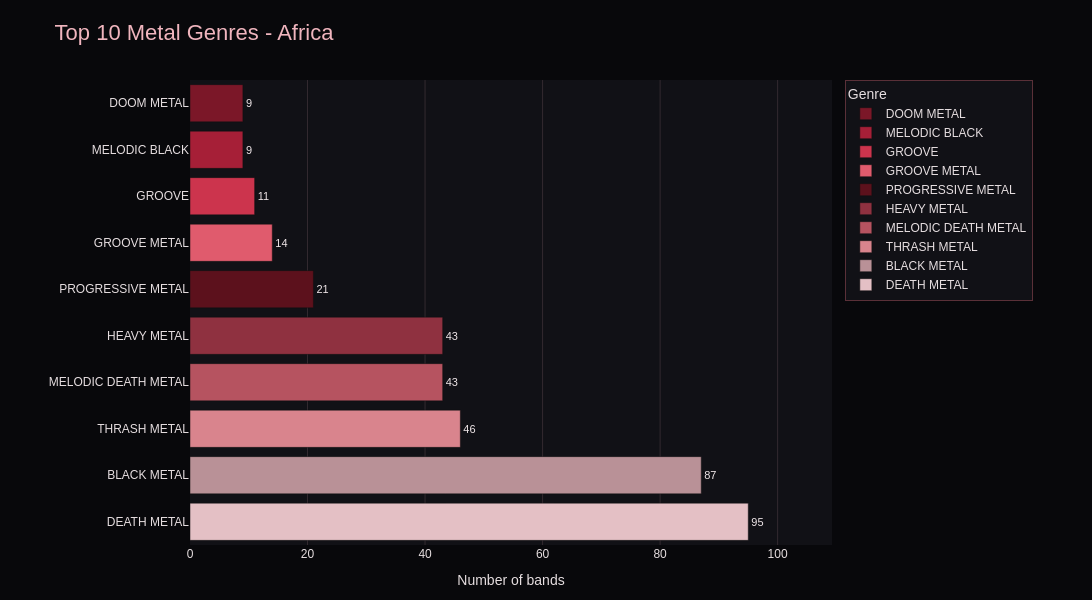
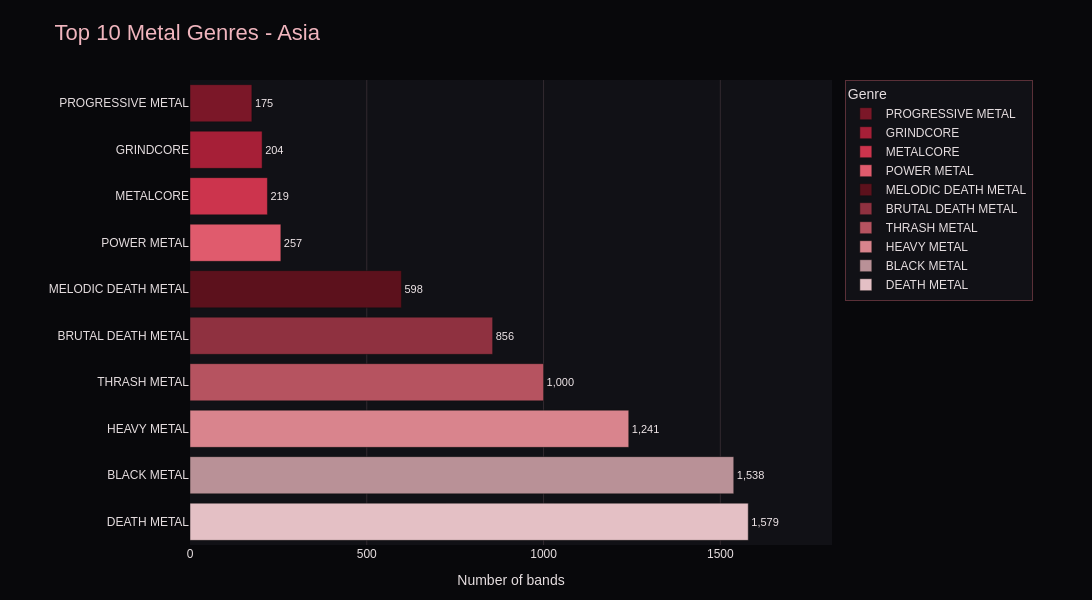
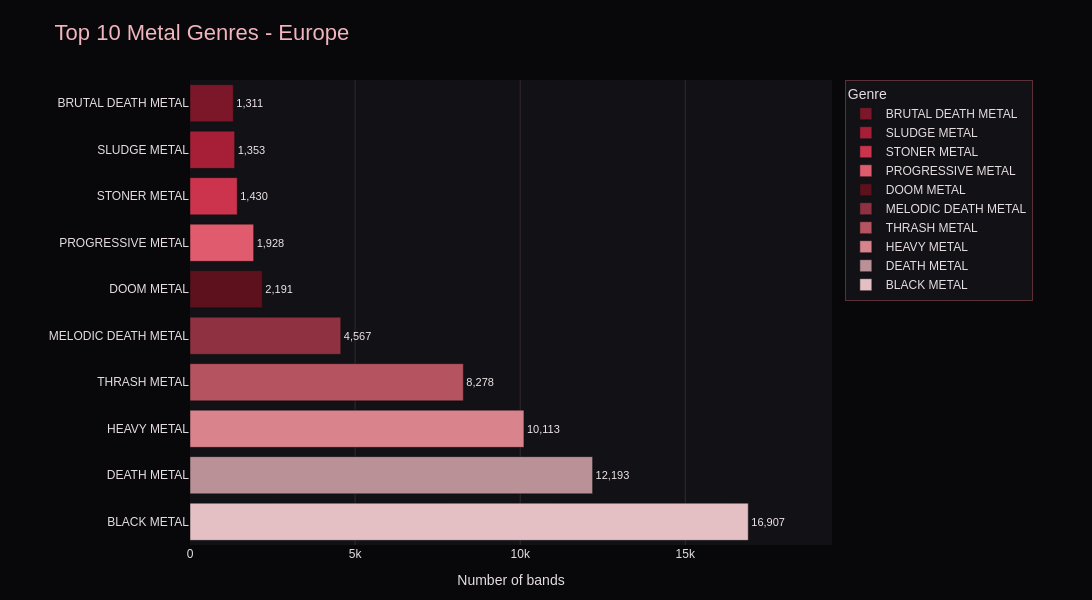
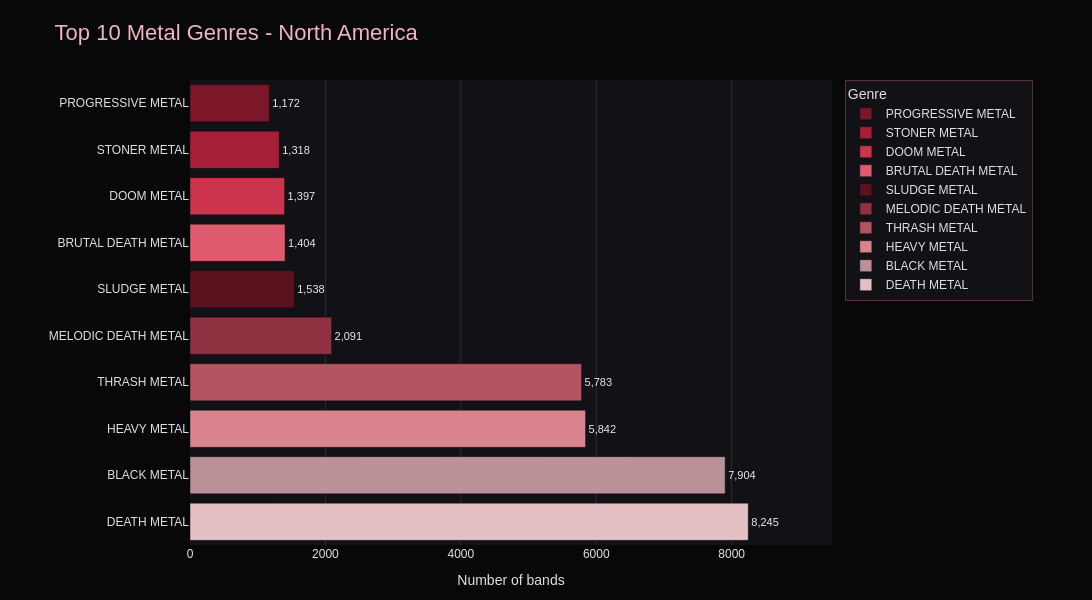

Source (notebook cell) for these figures, in order:
### Markdown cell above
## TOP 10 GENRES BY CONTINENT

### Code cell
# Analyze geographic continents only; exclude non-geographic labels.
continents_for_analysis = [
    "Africa", "Asia", "Europe", "North America", "Oceania", "South America",
]

# Remove missing labels and non-positive counts before aggregation.
bands_for_continent_analysis = bands_with_continent.loc[
    bands_with_continent["Continent"].isin(continents_for_analysis)
    & bands_with_continent["Genre"].notna()
    & bands_with_continent["Genre"].str.strip().ne("")
    & bands_with_continent["COUNTER"].notna()
    & bands_with_continent["COUNTER"].gt(0)
]

# Sum band counts by continent and genre.
continent_genre_totals = (
    bands_for_continent_analysis
    .groupby(["Continent", "Genre"], as_index=False)["COUNTER"]
    .sum()
)

# Rank genres per continent and keep the ten highest counts.
top10_genres_by_continent = (
    continent_genre_totals
    .sort_values(
        ["Continent", "COUNTER", "Genre"],
        ascending=[True, False, True],
    )
    .groupby("Continent", sort=False, group_keys=False)
    .head(10)
    .reset_index(drop=True)
)

display(top10_genres_by_continent)

top10_chart_data = top10_genres_by_continent.loc[
    top10_genres_by_continent["Continent"].notna()
    & top10_genres_by_continent["Genre"].notna()
    & top10_genres_by_continent["Genre"].str.strip().ne("")
    & top10_genres_by_continent["COUNTER"].notna()
    & top10_genres_by_continent["COUNTER"].gt(0)
].sort_values(
    ["Continent", "COUNTER", "Genre"],
    ascending=[True, True, True],
)

# Draw a separate chart with its own genre legend for each continent.
metal_palette = [
    "#7B1728", "#A61F37", "#CC344D", "#E05B6D", "#5C111C",
    "#8F3140", "#B65360", "#D9848D", "#B99197", "#E4C0C5",
]
top10_continent_figures = {}

for continent in continents_for_analysis:
    continent_plot_data = top10_chart_data.loc[
        top10_chart_data["Continent"].eq(continent)
    ].sort_values(["COUNTER", "Genre"], ascending=[True, True])
    if continent_plot_data.empty:
        raise ValueError(f"No chart data available for {continent}.")

    continent_fig = px.bar(
        continent_plot_data,
        x="COUNTER",
        y="Genre",
        orientation="h",
        color="Genre",
        color_discrete_sequence=metal_palette,
        text="COUNTER",
        custom_data=["Continent"],
        category_orders={"Genre": continent_plot_data["Genre"].tolist()},
        labels={"COUNTER": "Number of bands", "Genre": "Genre"},
        title=f"Top 10 Metal Genres - {continent}",
    )
    continent_fig.update_traces(
        texttemplate="%{x:,}",
        textposition="outside",
        textfont=dict(color="#F0E7E9", size=11),
        cliponaxis=False,
        hovertemplate="<b>%{y}</b><br>Continent: %{customdata[0]}<br>Number of bands: %{x:,}<extra></extra>",
    )
    continent_fig.update_layout(
        template="plotly_dark",
        paper_bgcolor="#08080B",
        plot_bgcolor="#111116",
        font=dict(family="Arial", size=12, color="#E6DEE0"),
        title=dict(font=dict(size=22, color="#F0B5BE")),
        width=1100,
        height=600,
        margin=dict(l=190, r=260, t=80, b=55),
        legend=dict(
            title="Genre",
            x=1.02,
            y=1,
            xanchor="left",
            yanchor="top",
            bgcolor="#111116",
            bordercolor="#5A3038",
            borderwidth=1,
        ),
    )
    continent_fig.update_xaxes(
        title="Number of bands",
        range=[0, continent_plot_data["COUNTER"].max() * 1.15],
        showgrid=True,
        gridcolor="#332A30",
        zeroline=False,
    )
    continent_fig.update_yaxes(showgrid=False, title=None)
    top10_continent_figures[continent] = continent_fig
    continent_fig.show()

### Figure 1 — Plotly figure (JSON) as saved in the notebook; plotly's stock layout.template omitted (floating-point values rounded to 4 significant figures)
{"data": [{"cliponaxis": false, "customdata": [["Africa"]], "hovertemplate": "<b>%{y}</b><br>Continent: %{customdata[0]}<br>Number of bands: %{x:,}<extra></extra>", "legendgroup": "DOOM METAL", "marker": {"color": "#7B1728", "pattern": {"shape": ""}}, "name": "DOOM METAL", "orientation": "h", "showlegend": true, "text": [9.0], "textfont": {"color": "#F0E7E9", "size": 11}, "textposition": "outside", "texttemplate": "%{x:,}", "type": "bar", "x": [9], "xaxis": "x", "y": ["DOOM METAL"], "yaxis": "y"}, {"cliponaxis": false, "customdata": [["Africa"]], "hovertemplate": "<b>%{y}</b><br>Continent: %{customdata[0]}<br>Number of bands: %{x:,}<extra></extra>", "legendgroup": "MELODIC BLACK", "marker": {"color": "#A61F37", "pattern": {"shape": ""}}, "name": "MELODIC BLACK", "orientation": "h", "showlegend": true, "text": [9.0], "textfont": {"color": "#F0E7E9", "size": 11}, "textposition": "outside", "texttemplate": "%{x:,}", "type": "bar", "x": [9], "xaxis": "x", "y": ["MELODIC BLACK"], "yaxis": "y"}, {"cliponaxis": false, "customdata": [["Africa"]], "hovertemplate": "<b>%{y}</b><br>Continent: %{customdata[0]}<br>Number of bands: %{x:,}<extra></extra>", "legendgroup": "GROOVE", "marker": {"color": "#CC344D", "pattern": {"shape": ""}}, "name": "GROOVE", "orientation": "h", "showlegend": true, "text": [11.0], "textfont": {"color": "#F0E7E9", "size": 11}, "textposition": "outside", "texttemplate": "%{x:,}", "type": "bar", "x": [11], "xaxis": "x", "y": ["GROOVE"], "yaxis": "y"}, {"cliponaxis": false, "customdata": [["Africa"]], "hovertemplate": "<b>%{y}</b><br>Continent: %{customdata[0]}<br>Number of bands: %{x:,}<extra></extra>", "legendgroup": "GROOVE METAL", "marker": {"color": "#E05B6D", "pattern": {"shape": ""}}, "name": "GROOVE METAL", "orientation": "h", "showlegend": true, "text": [14.0], "textfont": {"color": "#F0E7E9", "size": 11}, "textposition": "outside", "texttemplate": "%{x:,}", "type": "bar", "x": [14], "xaxis": "x", "y": ["GROOVE METAL"], "yaxis": "y"}, {"cliponaxis": false, "customdata": [["Africa"]], "hovertemplate": "<b>%{y}</b><br>Continent: %{customdata[0]}<br>Number of bands: %{x:,}<extra></extra>", "legendgroup": "PROGRESSIVE METAL", "marker": {"color": "#5C111C", "pattern": {"shape": ""}}, "name": "PROGRESSIVE METAL", "orientation": "h", "showlegend": true, "text": [21.0], "textfont": {"color": "#F0E7E9", "size": 11}, "textposition": "outside", "texttemplate": "%{x:,}", "type": "bar", "x": [21], "xaxis": "x", "y": ["PROGRESSIVE METAL"], "yaxis": "y"}, {"cliponaxis": false, "customdata": [["Africa"]], "hovertemplate": "<b>%{y}</b><br>Continent: %{customdata[0]}<br>Number of bands: %{x:,}<extra></extra>", "legendgroup": "HEAVY METAL", "marker": {"color": "#8F3140", "pattern": {"shape": ""}}, "name": "HEAVY METAL", "orientation": "h", "showlegend": true, "text": [43.0], "textfont": {"color": "#F0E7E9", "size": 11}, "textposition": "outside", "texttemplate": "%{x:,}", "type": "bar", "x": [43], "xaxis": "x", "y": ["HEAVY METAL"], "yaxis": "y"}, {"cliponaxis": false, "customdata": [["Africa"]], "hovertemplate": "<b>%{y}</b><br>Continent: %{customdata[0]}<br>Number of bands: %{x:,}<extra></extra>", "legendgroup": "MELODIC DEATH METAL", "marker": {"color": "#B65360", "pattern": {"shape": ""}}, "name": "MELODIC DEATH METAL", "orientation": "h", "showlegend": true, "text": [43.0], "textfont": {"color": "#F0E7E9", "size": 11}, "textposition": "outside", "texttemplate": "%{x:,}", "type": "bar", "x": [43], "xaxis": "x", "y": ["MELODIC DEATH METAL"], "yaxis": "y"}, {"cliponaxis": false, "customdata": [["Africa"]], "hovertemplate": "<b>%{y}</b><br>Continent: %{customdata[0]}<br>Number of bands: %{x:,}<extra></extra>", "legendgroup": "THRASH METAL", "marker": {"color": "#D9848D", "pattern": {"shape": ""}}, "name": "THRASH METAL", "orientation": "h", "showlegend": true, "text": [46.0], "textfont": {"color": "#F0E7E9", "size": 11}, "textposition": "outside", "texttemplate": "%{x:,}", "type": "bar", "x": [46], "xaxis": "x", "y": ["THRASH METAL"], "yaxis": "y"}, {"cliponaxis": false, "customdata": [["Africa"]], "hovertemplate": "<b>%{y}</b><br>Continent: %{customdata[0]}<br>Number of bands: %{x:,}<extra></extra>", "legendgroup": "BLACK METAL", "marker": {"color": "#B99197", "pattern": {"shape": ""}}, "name": "BLACK METAL", "orientation": "h", "showlegend": true, "text": [87.0], "textfont": {"color": "#F0E7E9", "size": 11}, "textposition": "outside", "texttemplate": "%{x:,}", "type": "bar", "x": [87], "xaxis": "x", "y": ["BLACK METAL"], "yaxis": "y"}, {"cliponaxis": false, "customdata": [["Africa"]], "hovertemplate": "<b>%{y}</b><br>Continent: %{customdata[0]}<br>Number of bands: %{x:,}<extra></extra>", "legendgroup": "DEATH METAL", "marker": {"color": "#E4C0C5", "pattern": {"shape": ""}}, "name": "DEATH METAL", "orientation": "h", "showlegend": true, "text": [95.0], "textfont": {"color": "#F0E7E9", "size": 11}, "textposition": "outside", "texttemplate": "%{x:,}", "type": "bar", "x": [95], "xaxis": "x", "y": ["DEATH METAL"], "yaxis": "y"}], "layout": {"barmode": "relative", "font": {"color": "#E6DEE0", "family": "Arial", "size": 12}, "height": 600, "legend": {"bgcolor": "#111116", "bordercolor": "#5A3038", "borderwidth": 1, "title": {"text": "Genre"}, "tracegroupgap": 0, "x": 1.02, "xanchor": "left", "y": 1, "yanchor": "top"}, "margin": {"b": 55, "l": 190, "r": 260, "t": 80}, "paper_bgcolor": "#08080B", "plot_bgcolor": "#111116", "title": {"font": {"color": "#F0B5BE", "size": 22}, "text": "Top 10 Metal Genres - Africa"}, "width": 1100, "xaxis": {"anchor": "y", "domain": [0, 1], "gridcolor": "#332A30", "range": [0, 109.2], "showgrid": true, "title": {"text": "Number of bands"}, "zeroline": false}, "yaxis": {"anchor": "x", "categoryarray": ["DEATH METAL", "BLACK METAL", "THRASH METAL", "MELODIC DEATH METAL", "HEAVY METAL", "PROGRESSIVE METAL", "GROOVE METAL", "GROOVE", "MELODIC BLACK", "DOOM METAL"], "categoryorder": "array", "domain": [0, 1], "showgrid": false, "title": {}}}}

### Figure 2 — Plotly figure (JSON) as saved in the notebook; plotly's stock layout.template omitted (floating-point values rounded to 4 significant figures)
{"data": [{"cliponaxis": false, "customdata": [["Asia"]], "hovertemplate": "<b>%{y}</b><br>Continent: %{customdata[0]}<br>Number of bands: %{x:,}<extra></extra>", "legendgroup": "PROGRESSIVE METAL", "marker": {"color": "#7B1728", "pattern": {"shape": ""}}, "name": "PROGRESSIVE METAL", "orientation": "h", "showlegend": true, "text": [175.0], "textfont": {"color": "#F0E7E9", "size": 11}, "textposition": "outside", "texttemplate": "%{x:,}", "type": "bar", "x": [175], "xaxis": "x", "y": ["PROGRESSIVE METAL"], "yaxis": "y"}, {"cliponaxis": false, "customdata": [["Asia"]], "hovertemplate": "<b>%{y}</b><br>Continent: %{customdata[0]}<br>Number of bands: %{x:,}<extra></extra>", "legendgroup": "GRINDCORE", "marker": {"color": "#A61F37", "pattern": {"shape": ""}}, "name": "GRINDCORE", "orientation": "h", "showlegend": true, "text": [204.0], "textfont": {"color": "#F0E7E9", "size": 11}, "textposition": "outside", "texttemplate": "%{x:,}", "type": "bar", "x": [204], "xaxis": "x", "y": ["GRINDCORE"], "yaxis": "y"}, {"cliponaxis": false, "customdata": [["Asia"]], "hovertemplate": "<b>%{y}</b><br>Continent: %{customdata[0]}<br>Number of bands: %{x:,}<extra></extra>", "legendgroup": "METALCORE", "marker": {"color": "#CC344D", "pattern": {"shape": ""}}, "name": "METALCORE", "orientation": "h", "showlegend": true, "text": [219.0], "textfont": {"color": "#F0E7E9", "size": 11}, "textposition": "outside", "texttemplate": "%{x:,}", "type": "bar", "x": [219], "xaxis": "x", "y": ["METALCORE"], "yaxis": "y"}, {"cliponaxis": false, "customdata": [["Asia"]], "hovertemplate": "<b>%{y}</b><br>Continent: %{customdata[0]}<br>Number of bands: %{x:,}<extra></extra>", "legendgroup": "POWER METAL", "marker": {"color": "#E05B6D", "pattern": {"shape": ""}}, "name": "POWER METAL", "orientation": "h", "showlegend": true, "text": [257.0], "textfont": {"color": "#F0E7E9", "size": 11}, "textposition": "outside", "texttemplate": "%{x:,}", "type": "bar", "x": [257], "xaxis": "x", "y": ["POWER METAL"], "yaxis": "y"}, {"cliponaxis": false, "customdata": [["Asia"]], "hovertemplate": "<b>%{y}</b><br>Continent: %{customdata[0]}<br>Number of bands: %{x:,}<extra></extra>", "legendgroup": "MELODIC DEATH METAL", "marker": {"color": "#5C111C", "pattern": {"shape": ""}}, "name": "MELODIC DEATH METAL", "orientation": "h", "showlegend": true, "text": [598.0], "textfont": {"color": "#F0E7E9", "size": 11}, "textposition": "outside", "texttemplate": "%{x:,}", "type": "bar", "x": [598], "xaxis": "x", "y": ["MELODIC DEATH METAL"], "yaxis": "y"}, {"cliponaxis": false, "customdata": [["Asia"]], "hovertemplate": "<b>%{y}</b><br>Continent: %{customdata[0]}<br>Number of bands: %{x:,}<extra></extra>", "legendgroup": "BRUTAL DEATH METAL", "marker": {"color": "#8F3140", "pattern": {"shape": ""}}, "name": "BRUTAL DEATH METAL", "orientation": "h", "showlegend": true, "text": [856.0], "textfont": {"color": "#F0E7E9", "size": 11}, "textposition": "outside", "texttemplate": "%{x:,}", "type": "bar", "x": [856], "xaxis": "x", "y": ["BRUTAL DEATH METAL"], "yaxis": "y"}, {"cliponaxis": false, "customdata": [["Asia"]], "hovertemplate": "<b>%{y}</b><br>Continent: %{customdata[0]}<br>Number of bands: %{x:,}<extra></extra>", "legendgroup": "THRASH METAL", "marker": {"color": "#B65360", "pattern": {"shape": ""}}, "name": "THRASH METAL", "orientation": "h", "showlegend": true, "text": [1000.0], "textfont": {"color": "#F0E7E9", "size": 11}, "textposition": "outside", "texttemplate": "%{x:,}", "type": "bar", "x": [1000], "xaxis": "x", "y": ["THRASH METAL"], "yaxis": "y"}, {"cliponaxis": false, "customdata": [["Asia"]], "hovertemplate": "<b>%{y}</b><br>Continent: %{customdata[0]}<br>Number of bands: %{x:,}<extra></extra>", "legendgroup": "HEAVY METAL", "marker": {"color": "#D9848D", "pattern": {"shape": ""}}, "name": "HEAVY METAL", "orientation": "h", "showlegend": true, "text": [1241.0], "textfont": {"color": "#F0E7E9", "size": 11}, "textposition": "outside", "texttemplate": "%{x:,}", "type": "bar", "x": [1241], "xaxis": "x", "y": ["HEAVY METAL"], "yaxis": "y"}, {"cliponaxis": false, "customdata": [["Asia"]], "hovertemplate": "<b>%{y}</b><br>Continent: %{customdata[0]}<br>Number of bands: %{x:,}<extra></extra>", "legendgroup": "BLACK METAL", "marker": {"color": "#B99197", "pattern": {"shape": ""}}, "name": "BLACK METAL", "orientation": "h", "showlegend": true, "text": [1538.0], "textfont": {"color": "#F0E7E9", "size": 11}, "textposition": "outside", "texttemplate": "%{x:,}", "type": "bar", "x": [1538], "xaxis": "x", "y": ["BLACK METAL"], "yaxis": "y"}, {"cliponaxis": false, "customdata": [["Asia"]], "hovertemplate": "<b>%{y}</b><br>Continent: %{customdata[0]}<br>Number of bands: %{x:,}<extra></extra>", "legendgroup": "DEATH METAL", "marker": {"color": "#E4C0C5", "pattern": {"shape": ""}}, "name": "DEATH METAL", "orientation": "h", "showlegend": true, "text": [1579.0], "textfont": {"color": "#F0E7E9", "size": 11}, "textposition": "outside", "texttemplate": "%{x:,}", "type": "bar", "x": [1579], "xaxis": "x", "y": ["DEATH METAL"], "yaxis": "y"}], "layout": {"barmode": "relative", "font": {"color": "#E6DEE0", "family": "Arial", "size": 12}, "height": 600, "legend": {"bgcolor": "#111116", "bordercolor": "#5A3038", "borderwidth": 1, "title": {"text": "Genre"}, "tracegroupgap": 0, "x": 1.02, "xanchor": "left", "y": 1, "yanchor": "top"}, "margin": {"b": 55, "l": 190, "r": 260, "t": 80}, "paper_bgcolor": "#08080B", "plot_bgcolor": "#111116", "title": {"font": {"color": "#F0B5BE", "size": 22}, "text": "Top 10 Metal Genres - Asia"}, "width": 1100, "xaxis": {"anchor": "y", "domain": [0, 1], "gridcolor": "#332A30", "range": [0, 1816.0], "showgrid": true, "title": {"text": "Number of bands"}, "zeroline": false}, "yaxis": {"anchor": "x", "categoryarray": ["DEATH METAL", "BLACK METAL", "HEAVY METAL", "THRASH METAL", "BRUTAL DEATH METAL", "MELODIC DEATH METAL", "POWER METAL", "METALCORE", "GRINDCORE", "PROGRESSIVE METAL"], "categoryorder": "array", "domain": [0, 1], "showgrid": false, "title": {}}}}

### Figure 3 — Plotly figure (JSON) as saved in the notebook; plotly's stock layout.template omitted (floating-point values rounded to 4 significant figures)
{"data": [{"cliponaxis": false, "customdata": [["Europe"]], "hovertemplate": "<b>%{y}</b><br>Continent: %{customdata[0]}<br>Number of bands: %{x:,}<extra></extra>", "legendgroup": "BRUTAL DEATH METAL", "marker": {"color": "#7B1728", "pattern": {"shape": ""}}, "name": "BRUTAL DEATH METAL", "orientation": "h", "showlegend": true, "text": [1311.0], "textfont": {"color": "#F0E7E9", "size": 11}, "textposition": "outside", "texttemplate": "%{x:,}", "type": "bar", "x": [1311], "xaxis": "x", "y": ["BRUTAL DEATH METAL"], "yaxis": "y"}, {"cliponaxis": false, "customdata": [["Europe"]], "hovertemplate": "<b>%{y}</b><br>Continent: %{customdata[0]}<br>Number of bands: %{x:,}<extra></extra>", "legendgroup": "SLUDGE METAL", "marker": {"color": "#A61F37", "pattern": {"shape": ""}}, "name": "SLUDGE METAL", "orientation": "h", "showlegend": true, "text": [1353.0], "textfont": {"color": "#F0E7E9", "size": 11}, "textposition": "outside", "texttemplate": "%{x:,}", "type": "bar", "x": [1353], "xaxis": "x", "y": ["SLUDGE METAL"], "yaxis": "y"}, {"cliponaxis": false, "customdata": [["Europe"]], "hovertemplate": "<b>%{y}</b><br>Continent: %{customdata[0]}<br>Number of bands: %{x:,}<extra></extra>", "legendgroup": "STONER METAL", "marker": {"color": "#CC344D", "pattern": {"shape": ""}}, "name": "STONER METAL", "orientation": "h", "showlegend": true, "text": [1430.0], "textfont": {"color": "#F0E7E9", "size": 11}, "textposition": "outside", "texttemplate": "%{x:,}", "type": "bar", "x": [1430], "xaxis": "x", "y": ["STONER METAL"], "yaxis": "y"}, {"cliponaxis": false, "customdata": [["Europe"]], "hovertemplate": "<b>%{y}</b><br>Continent: %{customdata[0]}<br>Number of bands: %{x:,}<extra></extra>", "legendgroup": "PROGRESSIVE METAL", "marker": {"color": "#E05B6D", "pattern": {"shape": ""}}, "name": "PROGRESSIVE METAL", "orientation": "h", "showlegend": true, "text": [1928.0], "textfont": {"color": "#F0E7E9", "size": 11}, "textposition": "outside", "texttemplate": "%{x:,}", "type": "bar", "x": [1928], "xaxis": "x", "y": ["PROGRESSIVE METAL"], "yaxis": "y"}, {"cliponaxis": false, "customdata": [["Europe"]], "hovertemplate": "<b>%{y}</b><br>Continent: %{customdata[0]}<br>Number of bands: %{x:,}<extra></extra>", "legendgroup": "DOOM METAL", "marker": {"color": "#5C111C", "pattern": {"shape": ""}}, "name": "DOOM METAL", "orientation": "h", "showlegend": true, "text": [2191.0], "textfont": {"color": "#F0E7E9", "size": 11}, "textposition": "outside", "texttemplate": "%{x:,}", "type": "bar", "x": [2191], "xaxis": "x", "y": ["DOOM METAL"], "yaxis": "y"}, {"cliponaxis": false, "customdata": [["Europe"]], "hovertemplate": "<b>%{y}</b><br>Continent: %{customdata[0]}<br>Number of bands: %{x:,}<extra></extra>", "legendgroup": "MELODIC DEATH METAL", "marker": {"color": "#8F3140", "pattern": {"shape": ""}}, "name": "MELODIC DEATH METAL", "orientation": "h", "showlegend": true, "text": [4567.0], "textfont": {"color": "#F0E7E9", "size": 11}, "textposition": "outside", "texttemplate": "%{x:,}", "type": "bar", "x": [4567], "xaxis": "x", "y": ["MELODIC DEATH METAL"], "yaxis": "y"}, {"cliponaxis": false, "customdata": [["Europe"]], "hovertemplate": "<b>%{y}</b><br>Continent: %{customdata[0]}<br>Number of bands: %{x:,}<extra></extra>", "legendgroup": "THRASH METAL", "marker": {"color": "#B65360", "pattern": {"shape": ""}}, "name": "THRASH METAL", "orientation": "h", "showlegend": true, "text": [8278.0], "textfont": {"color": "#F0E7E9", "size": 11}, "textposition": "outside", "texttemplate": "%{x:,}", "type": "bar", "x": [8278], "xaxis": "x", "y": ["THRASH METAL"], "yaxis": "y"}, {"cliponaxis": false, "customdata": [["Europe"]], "hovertemplate": "<b>%{y}</b><br>Continent: %{customdata[0]}<br>Number of bands: %{x:,}<extra></extra>", "legendgroup": "HEAVY METAL", "marker": {"color": "#D9848D", "pattern": {"shape": ""}}, "name": "HEAVY METAL", "orientation": "h", "showlegend": true, "text": [10110.0], "textfont": {"color": "#F0E7E9", "size": 11}, "textposition": "outside", "texttemplate": "%{x:,}", "type": "bar", "x": [10113], "xaxis": "x", "y": ["HEAVY METAL"], "yaxis": "y"}, {"cliponaxis": false, "customdata": [["Europe"]], "hovertemplate": "<b>%{y}</b><br>Continent: %{customdata[0]}<br>Number of bands: %{x:,}<extra></extra>", "legendgroup": "DEATH METAL", "marker": {"color": "#B99197", "pattern": {"shape": ""}}, "name": "DEATH METAL", "orientation": "h", "showlegend": true, "text": [12190.0], "textfont": {"color": "#F0E7E9", "size": 11}, "textposition": "outside", "texttemplate": "%{x:,}", "type": "bar", "x": [12193], "xaxis": "x", "y": ["DEATH METAL"], "yaxis": "y"}, {"cliponaxis": false, "customdata": [["Europe"]], "hovertemplate": "<b>%{y}</b><br>Continent: %{customdata[0]}<br>Number of bands: %{x:,}<extra></extra>", "legendgroup": "BLACK METAL", "marker": {"color": "#E4C0C5", "pattern": {"shape": ""}}, "name": "BLACK METAL", "orientation": "h", "showlegend": true, "text": [16910.0], "textfont": {"color": "#F0E7E9", "size": 11}, "textposition": "outside", "texttemplate": "%{x:,}", "type": "bar", "x": [16907], "xaxis": "x", "y": ["BLACK METAL"], "yaxis": "y"}], "layout": {"barmode": "relative", "font": {"color": "#E6DEE0", "family": "Arial", "size": 12}, "height": 600, "legend": {"bgcolor": "#111116", "bordercolor": "#5A3038", "borderwidth": 1, "title": {"text": "Genre"}, "tracegroupgap": 0, "x": 1.02, "xanchor": "left", "y": 1, "yanchor": "top"}, "margin": {"b": 55, "l": 190, "r": 260, "t": 80}, "paper_bgcolor": "#08080B", "plot_bgcolor": "#111116", "title": {"font": {"color": "#F0B5BE", "size": 22}, "text": "Top 10 Metal Genres - Europe"}, "width": 1100, "xaxis": {"anchor": "y", "domain": [0, 1], "gridcolor": "#332A30", "range": [0, 19440.0], "showgrid": true, "title": {"text": "Number of bands"}, "zeroline": false}, "yaxis": {"anchor": "x", "categoryarray": ["BLACK METAL", "DEATH METAL", "HEAVY METAL", "THRASH METAL", "MELODIC DEATH METAL", "DOOM METAL", "PROGRESSIVE METAL", "STONER METAL", "SLUDGE METAL", "BRUTAL DEATH METAL"], "categoryorder": "array", "domain": [0, 1], "showgrid": false, "title": {}}}}

### Figure 4 — Plotly figure (JSON) as saved in the notebook; plotly's stock layout.template omitted (floating-point values rounded to 4 significant figures)
{"data": [{"cliponaxis": false, "customdata": [["North America"]], "hovertemplate": "<b>%{y}</b><br>Continent: %{customdata[0]}<br>Number of bands: %{x:,}<extra></extra>", "legendgroup": "PROGRESSIVE METAL", "marker": {"color": "#7B1728", "pattern": {"shape": ""}}, "name": "PROGRESSIVE METAL", "orientation": "h", "showlegend": true, "text": [1172.0], "textfont": {"color": "#F0E7E9", "size": 11}, "textposition": "outside", "texttemplate": "%{x:,}", "type": "bar", "x": [1172], "xaxis": "x", "y": ["PROGRESSIVE METAL"], "yaxis": "y"}, {"cliponaxis": false, "customdata": [["North America"]], "hovertemplate": "<b>%{y}</b><br>Continent: %{customdata[0]}<br>Number of bands: %{x:,}<extra></extra>", "legendgroup": "STONER METAL", "marker": {"color": "#A61F37", "pattern": {"shape": ""}}, "name": "STONER METAL", "orientation": "h", "showlegend": true, "text": [1318.0], "textfont": {"color": "#F0E7E9", "size": 11}, "textposition": "outside", "texttemplate": "%{x:,}", "type": "bar", "x": [1318], "xaxis": "x", "y": ["STONER METAL"], "yaxis": "y"}, {"cliponaxis": false, "customdata": [["North America"]], "hovertemplate": "<b>%{y}</b><br>Continent: %{customdata[0]}<br>Number of bands: %{x:,}<extra></extra>", "legendgroup": "DOOM METAL", "marker": {"color": "#CC344D", "pattern": {"shape": ""}}, "name": "DOOM METAL", "orientation": "h", "showlegend": true, "text": [1397.0], "textfont": {"color": "#F0E7E9", "size": 11}, "textposition": "outside", "texttemplate": "%{x:,}", "type": "bar", "x": [1397], "xaxis": "x", "y": ["DOOM METAL"], "yaxis": "y"}, {"cliponaxis": false, "customdata": [["North America"]], "hovertemplate": "<b>%{y}</b><br>Continent: %{customdata[0]}<br>Number of bands: %{x:,}<extra></extra>", "legendgroup": "BRUTAL DEATH METAL", "marker": {"color": "#E05B6D", "pattern": {"shape": ""}}, "name": "BRUTAL DEATH METAL", "orientation": "h", "showlegend": true, "text": [1404.0], "textfont": {"color": "#F0E7E9", "size": 11}, "textposition": "outside", "texttemplate": "%{x:,}", "type": "bar", "x": [1404], "xaxis": "x", "y": ["BRUTAL DEATH METAL"], "yaxis": "y"}, {"cliponaxis": false, "customdata": [["North America"]], "hovertemplate": "<b>%{y}</b><br>Continent: %{customdata[0]}<br>Number of bands: %{x:,}<extra></extra>", "legendgroup": "SLUDGE METAL", "marker": {"color": "#5C111C", "pattern": {"shape": ""}}, "name": "SLUDGE METAL", "orientation": "h", "showlegend": true, "text": [1538.0], "textfont": {"color": "#F0E7E9", "size": 11}, "textposition": "outside", "texttemplate": "%{x:,}", "type": "bar", "x": [1538], "xaxis": "x", "y": ["SLUDGE METAL"], "yaxis": "y"}, {"cliponaxis": false, "customdata": [["North America"]], "hovertemplate": "<b>%{y}</b><br>Continent: %{customdata[0]}<br>Number of bands: %{x:,}<extra></extra>", "legendgroup": "MELODIC DEATH METAL", "marker": {"color": "#8F3140", "pattern": {"shape": ""}}, "name": "MELODIC DEATH METAL", "orientation": "h", "showlegend": true, "text": [2091.0], "textfont": {"color": "#F0E7E9", "size": 11}, "textposition": "outside", "texttemplate": "%{x:,}", "type": "bar", "x": [2091], "xaxis": "x", "y": ["MELODIC DEATH METAL"], "yaxis": "y"}, {"cliponaxis": false, "customdata": [["North America"]], "hovertemplate": "<b>%{y}</b><br>Continent: %{customdata[0]}<br>Number of bands: %{x:,}<extra></extra>", "legendgroup": "THRASH METAL", "marker": {"color": "#B65360", "pattern": {"shape": ""}}, "name": "THRASH METAL", "orientation": "h", "showlegend": true, "text": [5783.0], "textfont": {"color": "#F0E7E9", "size": 11}, "textposition": "outside", "texttemplate": "%{x:,}", "type": "bar", "x": [5783], "xaxis": "x", "y": ["THRASH METAL"], "yaxis": "y"}, {"cliponaxis": false, "customdata": [["North America"]], "hovertemplate": "<b>%{y}</b><br>Continent: %{customdata[0]}<br>Number of bands: %{x:,}<extra></extra>", "legendgroup": "HEAVY METAL", "marker": {"color": "#D9848D", "pattern": {"shape": ""}}, "name": "HEAVY METAL", "orientation": "h", "showlegend": true, "text": [5842.0], "textfont": {"color": "#F0E7E9", "size": 11}, "textposition": "outside", "texttemplate": "%{x:,}", "type": "bar", "x": [5842], "xaxis": "x", "y": ["HEAVY METAL"], "yaxis": "y"}, {"cliponaxis": false, "customdata": [["North America"]], "hovertemplate": "<b>%{y}</b><br>Continent: %{customdata[0]}<br>Number of bands: %{x:,}<extra></extra>", "legendgroup": "BLACK METAL", "marker": {"color": "#B99197", "pattern": {"shape": ""}}, "name": "BLACK METAL", "orientation": "h", "showlegend": true, "text": [7904.0], "textfont": {"color": "#F0E7E9", "size": 11}, "textposition": "outside", "texttemplate": "%{x:,}", "type": "bar", "x": [7904], "xaxis": "x", "y": ["BLACK METAL"], "yaxis": "y"}, {"cliponaxis": false, "customdata": [["North America"]], "hovertemplate": "<b>%{y}</b><br>Continent: %{customdata[0]}<br>Number of bands: %{x:,}<extra></extra>", "legendgroup": "DEATH METAL", "marker": {"color": "#E4C0C5", "pattern": {"shape": ""}}, "name": "DEATH METAL", "orientation": "h", "showlegend": true, "text": [8245.0], "textfont": {"color": "#F0E7E9", "size": 11}, "textposition": "outside", "texttemplate": "%{x:,}", "type": "bar", "x": [8245], "xaxis": "x", "y": ["DEATH METAL"], "yaxis": "y"}], "layout": {"barmode": "relative", "font": {"color": "#E6DEE0", "family": "Arial", "size": 12}, "height": 600, "legend": {"bgcolor": "#111116", "bordercolor": "#5A3038", "borderwidth": 1, "title": {"text": "Genre"}, "tracegroupgap": 0, "x": 1.02, "xanchor": "left", "y": 1, "yanchor": "top"}, "margin": {"b": 55, "l": 190, "r": 260, "t": 80}, "paper_bgcolor": "#08080B", "plot_bgcolor": "#111116", "title": {"font": {"color": "#F0B5BE", "size": 22}, "text": "Top 10 Metal Genres - North America"}, "width": 1100, "xaxis": {"anchor": "y", "domain": [0, 1], "gridcolor": "#332A30", "range": [0, 9482.0], "showgrid": true, "title": {"text": "Number of bands"}, "zeroline": false}, "yaxis": {"anchor": "x", "categoryarray": ["DEATH METAL", "BLACK METAL", "HEAVY METAL", "THRASH METAL", "MELODIC DEATH METAL", "SLUDGE METAL", "BRUTAL DEATH METAL", "DOOM METAL", "STONER METAL", "PROGRESSIVE METAL"], "categoryorder": "array", "domain": [0, 1], "showgrid": false, "title": {}}}}
